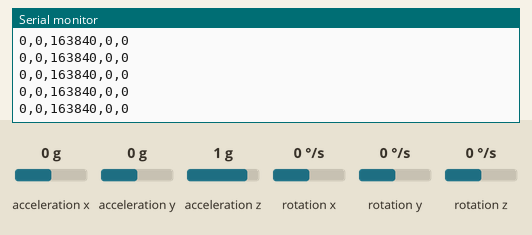
This sketch was run on a simulated Arduino Uno, built with avr-gcc and run on an emulated ATmega328P. Parts: the last lines printed to the serial monitor. The inputs (shaded band) are chosen by the test bench; at power-on: acceleration x 0 g, acceleration z 1 g, acceleration y 0 g, rotation x 0 °/s, rotation y 0 °/s, rotation z 0 °/s.

Above: at 1.2 s.
1.3 s: acceleration x set to -1.4 g
At 1.32 s:
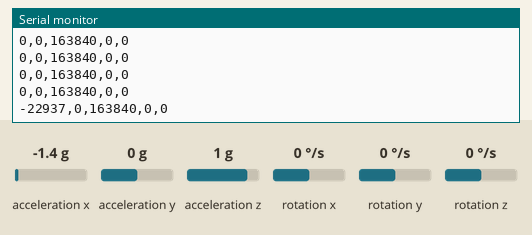
2.8 s: acceleration z set to 0 g
At 2.8 s:
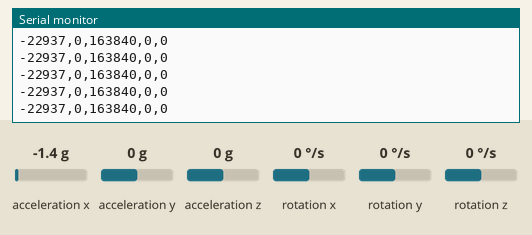
5.8 s: acceleration y set to -1.4 g
At 5.8 s:
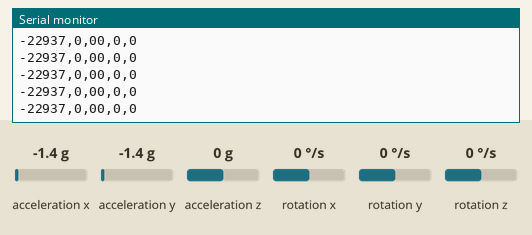
7.3 s: rotation x set to -192 °/s
At 7.33 s:
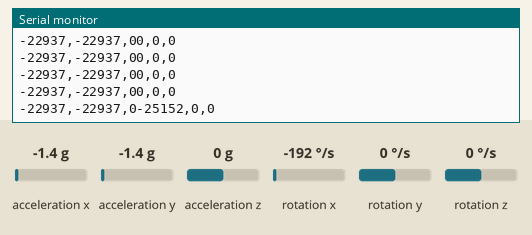
10.3 s: rotation y set to -192 °/s
At 10.3 s:
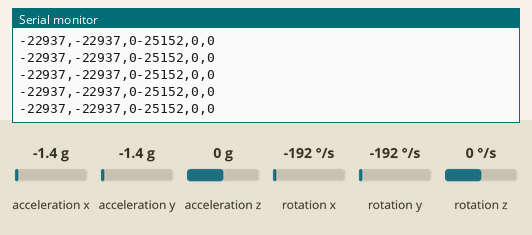
11.8 s: acceleration x set to 0 g
At 11.84 s:
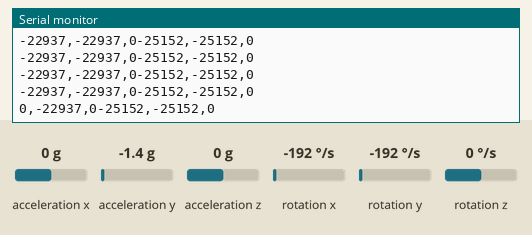

Measured:
- after the input at 1.3 s, the serial monitor: prints a new line at once (image 1)
- after the input at 7.3 s, the serial monitor: prints a new line at once (image 4)
- after the input at 11.8 s, the serial monitor: prints a new line at once (image 6)

The sketch:

Gyro_Test.ino
```cpp
#include <Wire.h>
#include <MPU6050.h>
#include <Servo.h>
#include <IBusBM.h>

MPU6050 mpu;

void setup() {
  Wire.begin();
  Serial.begin(9600);

  while (!Serial); // Wait for serial port to connect

  mpu.initialize();

  // Optional: Configure MPU6050 settings
  // mpu.setFullScaleAccelRange(MPU6050_ACCEL_FS_16);
  // mpu.setFullScaleGyroRange(MPU6050_GYRO_FS_2000);
  // mpu.setDLPFMode(MPU6050_DLPF_BW_42);
}

void loop() {
  int16_t ax, ay, az;
  int16_t gx, gy, gz;

  mpu.getMotion6(&ax, &ay, &az, &gx, &gy, &gz);

  // Serial.print("Accelerometer: ");
  // Serial.print("X = "); Serial.print(ax);
  // Serial.print(", Y = "); Serial.print(ay);
  // Serial.print(", Z = "); Serial.println(az);

  // Serial.print("Gyroscope: ");
  // Serial.print("X = "); Serial.print(gx);
  // Serial.print(", Y = "); Serial.print(gy);
  // Serial.print(", Z = "); Serial.println(gz);

  Serial.print(ax);
  Serial.print(","); Serial.print(ay);
  Serial.print(","); Serial.print(az);

  Serial.print(gx);
  Serial.print(","); Serial.print(gy);
  Serial.print(","); Serial.println(gz);

  delay(50); // Adjust delay as needed
}
```
